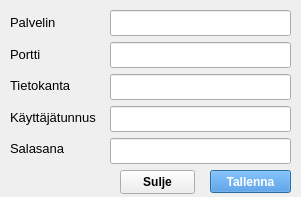
<?xml version="1.0" encoding="UTF-8"?>
<ui version="4.0">
 <class>Dialog</class>
 <widget class="QDialog" name="Dialog">
  <property name="geometry">
   <rect>
    <x>0</x>
    <y>0</y>
    <width>301</width>
    <height>197</height>
   </rect>
  </property>
  <property name="windowTitle">
   <string>Dialog</string>
  </property>
  <property name="windowIcon">
   <iconset theme="applications-development"/>
  </property>
  <widget class="QPushButton" name="saveSettingspushButton">
   <property name="geometry">
    <rect>
     <x>210</x>
     <y>170</y>
     <width>81</width>
     <height>23</height>
    </rect>
   </property>
   <property name="font">
    <font>
     <pointsize>9</pointsize>
     <bold>true</bold>
    </font>
   </property>
   <property name="cursor">
    <cursorShape>PointingHandCursor</cursorShape>
   </property>
   <property name="toolTip">
    <string>&lt;html&gt;&lt;head/&gt;&lt;body&gt;&lt;p&gt;&lt;span style=&quot; font-size:10pt;&quot;&gt;Tallentaa asetukset tiedostoon&lt;/span&gt;&lt;/p&gt;&lt;/body&gt;&lt;/html&gt;</string>
   </property>
   <property name="styleSheet">
    <string notr="true">background-color: rgb(57, 136, 220);
color: rgb(255, 255, 255);</string>
   </property>
   <property name="text">
    <string>Tallenna</string>
   </property>
  </widget>
  <widget class="QWidget" name="layoutWidget">
   <property name="geometry">
    <rect>
     <x>110</x>
     <y>10</y>
     <width>181</width>
     <height>156</height>
    </rect>
   </property>
   <layout class="QVBoxLayout" name="verticalLayout">
    <item>
     <widget class="QLineEdit" name="serverLineEdit">
      <property name="font">
       <font>
        <pointsize>11</pointsize>
       </font>
      </property>
      <property name="toolTip">
       <string>&lt;html&gt;&lt;head/&gt;&lt;body&gt;&lt;p&gt;&lt;span style=&quot; font-size:10pt;&quot;&gt;Palvelimen nimi tai IP-osoite&lt;/span&gt;&lt;/p&gt;&lt;/body&gt;&lt;/html&gt;</string>
      </property>
     </widget>
    </item>
    <item>
     <widget class="QLineEdit" name="portLineEdit">
      <property name="font">
       <font>
        <pointsize>11</pointsize>
       </font>
      </property>
      <property name="toolTip">
       <string>&lt;html&gt;&lt;head/&gt;&lt;body&gt;&lt;p&gt;&lt;span style=&quot; font-size:10pt;&quot;&gt;Palvelimen porttinumero&lt;/span&gt;&lt;/p&gt;&lt;/body&gt;&lt;/html&gt;</string>
      </property>
     </widget>
    </item>
    <item>
     <widget class="QLineEdit" name="databaseLineEdit">
      <property name="font">
       <font>
        <pointsize>11</pointsize>
       </font>
      </property>
      <property name="toolTip">
       <string>&lt;html&gt;&lt;head/&gt;&lt;body&gt;&lt;p&gt;&lt;span style=&quot; font-size:10pt;&quot;&gt;Tietokannan nimi&lt;/span&gt;&lt;/p&gt;&lt;/body&gt;&lt;/html&gt;</string>
      </property>
     </widget>
    </item>
    <item>
     <widget class="QLineEdit" name="userLineEdit">
      <property name="font">
       <font>
        <pointsize>11</pointsize>
       </font>
      </property>
      <property name="toolTip">
       <string>&lt;html&gt;&lt;head/&gt;&lt;body&gt;&lt;p&gt;&lt;span style=&quot; font-size:10pt;&quot;&gt;Sovelluksen käyttäjätunnus&lt;/span&gt;&lt;/p&gt;&lt;/body&gt;&lt;/html&gt;</string>
      </property>
     </widget>
    </item>
    <item>
     <widget class="QLineEdit" name="passwordLineEdit">
      <property name="font">
       <font>
        <pointsize>11</pointsize>
       </font>
      </property>
      <property name="toolTip">
       <string>&lt;html&gt;&lt;head/&gt;&lt;body&gt;&lt;p&gt;&lt;span style=&quot; font-size:10pt;&quot;&gt;Salasana&lt;/span&gt;&lt;/p&gt;&lt;/body&gt;&lt;/html&gt;</string>
      </property>
      <property name="echoMode">
       <enum>QLineEdit::EchoMode::PasswordEchoOnEdit</enum>
      </property>
     </widget>
    </item>
   </layout>
  </widget>
  <widget class="QWidget" name="layoutWidget_2">
   <property name="geometry">
    <rect>
     <x>10</x>
     <y>10</y>
     <width>86</width>
     <height>151</height>
    </rect>
   </property>
   <layout class="QVBoxLayout" name="verticalLayout_2">
    <item>
     <widget class="QLabel" name="ServerLabel">
      <property name="font">
       <font>
        <pointsize>10</pointsize>
       </font>
      </property>
      <property name="text">
       <string>Palvelin</string>
      </property>
     </widget>
    </item>
    <item>
     <widget class="QLabel" name="portLabel">
      <property name="font">
       <font>
        <pointsize>10</pointsize>
       </font>
      </property>
      <property name="text">
       <string>Portti</string>
      </property>
     </widget>
    </item>
    <item>
     <widget class="QLabel" name="databaseLabel">
      <property name="font">
       <font>
        <pointsize>10</pointsize>
       </font>
      </property>
      <property name="text">
       <string>Tietokanta</string>
      </property>
     </widget>
    </item>
    <item>
     <widget class="QLabel" name="userLabel">
      <property name="font">
       <font>
        <pointsize>10</pointsize>
       </font>
      </property>
      <property name="text">
       <string>Käyttäjätunnus</string>
      </property>
     </widget>
    </item>
    <item>
     <widget class="QLabel" name="passwordLabel">
      <property name="font">
       <font>
        <pointsize>10</pointsize>
       </font>
      </property>
      <property name="text">
       <string>Salasana</string>
      </property>
     </widget>
    </item>
   </layout>
  </widget>
  <widget class="QPushButton" name="closePushButton">
   <property name="geometry">
    <rect>
     <x>120</x>
     <y>170</y>
     <width>75</width>
     <height>24</height>
    </rect>
   </property>
   <property name="font">
    <font>
     <pointsize>9</pointsize>
     <bold>true</bold>
    </font>
   </property>
   <property name="cursor">
    <cursorShape>PointingHandCursor</cursorShape>
   </property>
   <property name="text">
    <string>Sulje</string>
   </property>
  </widget>
 </widget>
 <resources/>
 <connections/>
</ui>
